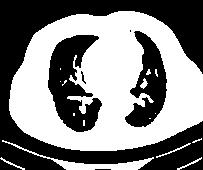
#> input picture sample-images/benign/0.jpg, 203 x 170 px; its folder holds only this picture in this run
$ jupyter execute --allow-errors knn.ipynb
#> lines starting #> are read from the running program, lines starting #| are printed output that depends on the picture
k-NN to identify

Import packages

[cell 1]
from sklearn.neighbors import KNeighborsClassifier
from sklearn.preprocessing import LabelEncoder
from sklearn.model_selection import train_test_split
from sklearn.metrics import classification_report
from imutils import paths
import numpy as np
import argparse
import cv2
import os
import matplotlib.pyplot as plt

Function to display in notebook

[cell 2]
def plt_imshow(title, image):
    # convert the image frame BGR to RGB color space and display it
    if len(image.shape) == 3:
        image = cv2.cvtColor(image, cv2.COLOR_BGR2RGB)
    plt.imshow(image)
    plt.title(title)
    plt.grid(False)
    plt.show()

Load a Malignant image

[cell 3]
args = {
	"benign": "sample-images/benign/0.jpg",
    "malignant": "sample-images/malignant/0.jpg",
	"normal": "sample-images/normal/0.jpg"
}

Load Malignant image from disk and display

[cell 4]
# loads the image set above from disk into image
beni = cv2.imread(args["benign"])
#> beni is the input picture: shape (170, 203, 3); min 0, max 255, mean 130.8
(h, w, c) = beni.shape[:3]
#> h = 170; w = 203; c = 3

# show the image and wait for keypress
plt_imshow("Benign", beni)

# loads the image set above from disk into image
mal = cv2.imread(args["malignant"])
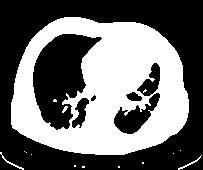
#> input picture sample-images/malignant/0.jpg, 203 x 170 px
#> mal is the input picture: shape (170, 203, 3); min 0, max 255, mean 110.1
(h, w, c) = mal.shape[:3]

# show the image and wait for keypress
plt_imshow("Malignant", mal)

# loads the image set above from disk into image
norm = cv2.imread(args["normal"])
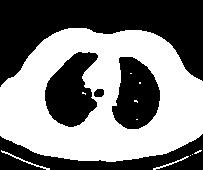
#> input picture sample-images/normal/0.jpg, 203 x 170 px
#> norm is the input picture: shape (170, 203, 3); min 0, max 255, mean 126.8
(h, w, c) = norm.shape[:3]

# show the image and wait for keypress
plt_imshow("Normal", norm)
